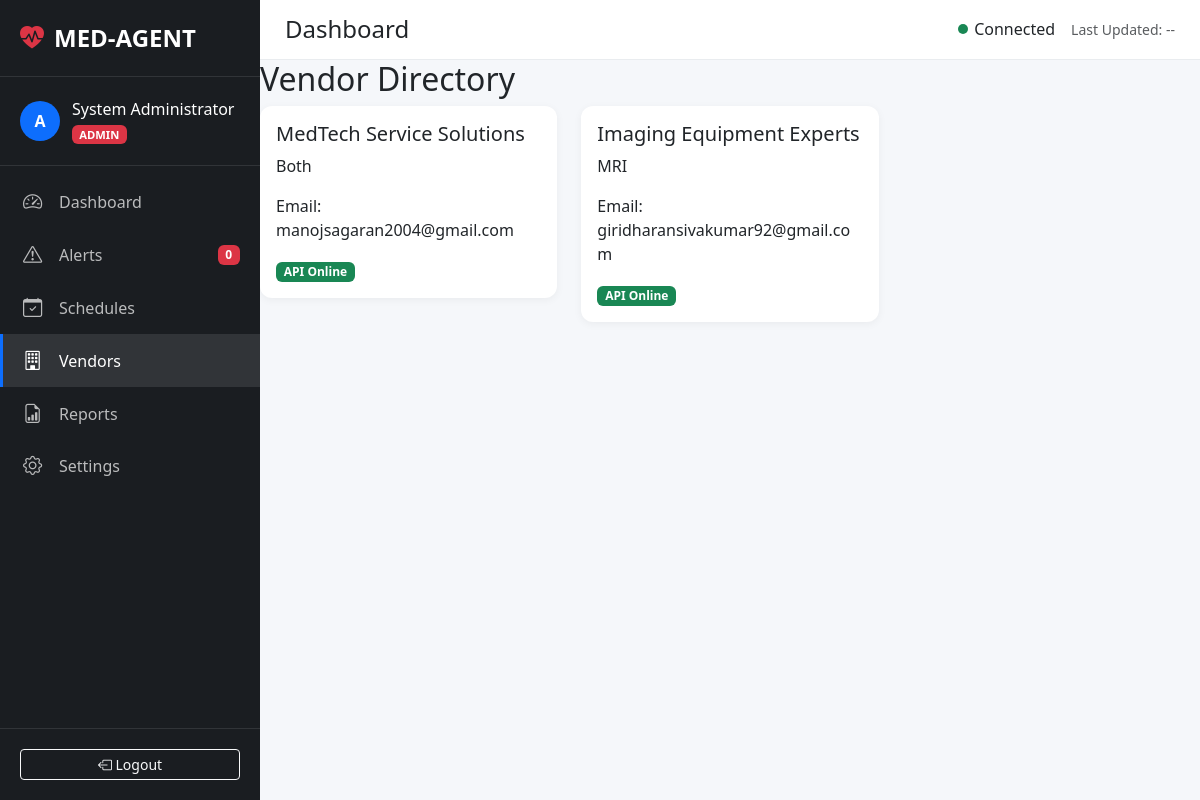
/vendors (signed in), run on the app's committed database.
### database.py (models this page shows, shortened)
class User(UserMixin, db.Model):
    __tablename__ = 'users'
    id = db.Column(db.Integer, primary_key=True)
    username = db.Column(db.String(80), unique=True, nullable=False)
    email = db.Column(db.String(120), unique=True, nullable=False)
    password_hash = db.Column(db.String(256), nullable=False)
    role = db.Column(db.String(50), nullable=False, default='engineer')
    full_name = db.Column(db.String(150))
    department = db.Column(db.String(100))
    phone = db.Column(db.String(20))
    is_active = db.Column(db.Boolean, default=True)
    created_at = db.Column(db.DateTime, default=datetime.utcnow)
    last_login = db.Column(db.DateTime)

class Vendor(db.Model):
    __tablename__ = 'vendors'
    id = db.Column(db.Integer, primary_key=True)
    vendor_id = db.Column(db.String(50), unique=True, nullable=False)
    name = db.Column(db.String(150), nullable=False)
    specialization = db.Column(db.String(100))
    contact_email = db.Column(db.String(120), nullable=False)
    contact_phone = db.Column(db.String(20))
    api_endpoint = db.Column(db.String(250))
    api_key = db.Column(db.String(100))
    hourly_rate = db.Column(db.Float)
    emergency_multiplier = db.Column(db.Float, default=1.5)
    availability_slots = db.Column(db.Text)
    is_active = db.Column(db.Boolean, default=True)
    rating = db.Column(db.Float, default=5.0)
    maintenance_records = db.relationship('MaintenanceRecord', backref='vendor', lazy='dynamic')

### app.py (the view)
@app.route('/vendors')
@login_required
def vendors():
    all_vendors = Vendor.query.all()
    return render_template('vendors.html', vendors=all_vendors, user=current_user)

### app.py (called while the page is built)
@login_manager.user_loader
def load_user(user_id):
    return User.query.get(int(user_id))

@app.context_processor
def inject_now():
    return {'now': datetime.now()}

### templates/vendors.html
{% extends "base.html" %}
{% block content %}
<h2>Vendor Directory</h2>
<div class="row">
    {% for v in vendors %}
    <div class="col-md-4 mb-3">
        <div class="card">
            <div class="card-body">
                <h5>{{ v.name }}</h5>
                <p>{{ v.specialization }}</p>
                <p>Email: {{ v.contact_email }}</p>
                <span class="badge bg-success">API Online</span>
            </div>
        </div>
    </div>
    {% endfor %}
</div>
{% endblock %}

### templates/base.html (shortened to what this page needs)
<!DOCTYPE html>
<html lang="en">
<head>
    <link href="https://cdn.jsdelivr.net/npm/bootstrap@5.3.0/dist/css/bootstrap.min.css" rel="stylesheet">
    <link href="https://cdn.jsdelivr.net/npm/bootstrap-icons@1.10.0/font/bootstrap-icons.css" rel="stylesheet">
    <link href="{{ url_for('static', filename='css/style.css') }}" rel="stylesheet">
</head>
<body>
    <nav class="sidebar">
        <div class="sidebar-header">
            <i class="bi bi-heart-pulse-fill"></i>
            <span>MED-AGENT</span>
        </div>
        <div class="sidebar-user">
            <div class="user-avatar">{{ user.username[0]|upper }}</div>
            <div class="user-info">
                <div class="user-name">{{ user.full_name or user.username }}</div>
                <div class="user-role badge {% if user.role == 'admin' %}bg-danger{% elif user.role == 'engineer' %}bg-primary{% else %}bg-secondary{% endif %}">
                    {{ user.role|upper }}
                </div>
            </div>
        </div>
        <ul class="nav flex-column">
            <li class="nav-item">
                <a class="nav-link {% if request.endpoint == 'dashboard' %}active{% endif %}" href="{{ url_for('dashboard') }}">
                    <i class="bi bi-speedometer2"></i>
                    <span>Dashboard</span>
                </a>
            </li>
            <li class="nav-item">
                <a class="nav-link {% if request.endpoint == 'alerts' %}active{% endif %}" href="{{ url_for('alerts') }}">
                    <i class="bi bi-exclamation-triangle"></i>
                    <span>Alerts</span>
                    <span class="badge bg-danger ms-auto" id="alert-count">0</span>
                </a>
            </li>
            <li class="nav-item">
                <a class="nav-link {% if request.endpoint == 'schedules' %}active{% endif %}" href="{{ url_for('schedules') }}">
                    <i class="bi bi-calendar-check"></i>
                    <span>Schedules</span>
                </a>
            </li>
            <li class="nav-item">
                <a class="nav-link {% if request.endpoint == 'vendors' %}active{% endif %}" href="{{ url_for('vendors') }}">
                    <i class="bi bi-building"></i>
                    <span>Vendors</span>
                </a>
            </li>
            <li class="nav-item">
                <a class="nav-link {% if request.endpoint == 'reports' %}active{% endif %}" href="{{ url_for('reports') }}">
                    <i class="bi bi-file-earmark-bar-graph"></i>
                    <span>Reports</span>
                </a>
            </li>
            {% if user.role == 'admin' %}
            <li class="nav-item">
                <a class="nav-link {% if request.endpoint == 'settings' %}active{% endif %}" href="{{ url_for('settings') }}">
                    <i class="bi bi-gear"></i>
                    <span>Settings</span>
                </a>
            </li>
            {% endif %}
        </ul>
        <div class="sidebar-footer">
            <a href="{{ url_for('logout') }}" class="btn btn-outline-light btn-sm w-100">
                <i class="bi bi-box-arrow-left"></i> Logout
            </a>
        </div>
    </nav>
    <main class="main-content">
        <div class="top-bar">
            <div class="d-flex align-items-center">
                <h4 class="mb-0">{% block page_title %}Dashboard{% endblock %}</h4>
            </div>
            <div class="d-flex align-items-center gap-3">
                <div class="connection-status">
                    <span id="connection-indicator" class="status-dot bg-success"></span>
                    <span id="connection-text">Connected</span>
                </div>
                <div class="text-muted small">
                    Last Updated: <span id="last-updated">--</span>
                </div>
            </div>
        </div>
        {% block content %}{% endblock %}
    </main>
</body>
</html>

### static/css/style.css (style rules this page uses)
:root { --primary-color: #0d6efd; --success-color: #198754; --warning-color: #ffc107; --danger-color: #dc3545; --dark-color: #212529; --sidebar-width: 260px; --sidebar-bg: #1a1d21; }
* { margin: 0; padding: 0; box-sizing: border-box; }
body { font-family: 'Segoe UI', system-ui, -apple-system, sans-serif; background-color: #f5f7fa; min-height: 100vh; }
.sidebar { position: fixed; left: 0; top: 0; width: var(--sidebar-width); height: 100vh; background: var(--sidebar-bg); color: #fff; display: flex; flex-direction: column; z-index: 1000; }
.sidebar-header { padding: 20px; font-size: 1.5rem; font-weight: 700; border-bottom: 1px solid rgba(255,255,255,0.1); display: flex; align-items: center; gap: 10px; }
.sidebar-header i { color: var(--danger-color); }
.sidebar-user { padding: 20px; display: flex; align-items: center; gap: 12px; border-bottom: 1px solid rgba(255,255,255,0.1); }
.user-avatar { width: 40px; height: 40px; border-radius: 50%; background: var(--primary-color); display: flex; align-items: center; justify-content: center; font-weight: 600; }
.user-name { font-weight: 500; }
.user-role { font-size: 0.7rem; }
.sidebar .nav { flex: 1; padding: 10px 0; }
.sidebar .nav-link { color: rgba(255,255,255,0.7); padding: 12px 20px; display: flex; align-items: center; gap: 12px; transition: all 0.2s; border-left: 3px solid transparent; }
.sidebar .nav-link:hover, .sidebar .nav-link.active { color: #fff; background: rgba(255,255,255,0.1); border-left-color: var(--primary-color); }
.sidebar .nav-link i { font-size: 1.2rem; width: 24px; }
.sidebar-footer { padding: 20px; border-top: 1px solid rgba(255,255,255,0.1); }
.main-content { margin-left: var(--sidebar-width); min-height: 100vh; padding: 0; }
.top-bar { background: #fff; padding: 15px 25px; display: flex; justify-content: space-between; align-items: center; border-bottom: 1px solid #e9ecef; position: sticky; top: 0; z-index: 100; }
.connection-status { display: flex; align-items: center; gap: 6px; }
.status-dot { width: 10px; height: 10px; border-radius: 50%; animation: pulse 2s infinite; }
.card { border: none; border-radius: 12px; box-shadow: 0 2px 8px rgba(0,0,0,0.05); }

### data on the page
User: username "A", full_name "System Administrator", role "ADMIN"
Vendor: name "MedTech Service Solutions", specialization "Both", contact_email "manojsagaran2004@gmail.com"
Vendor: name "Imaging Equipment Experts", specialization "MRI", contact_email "giridharansivakumar92@gmail.com"
